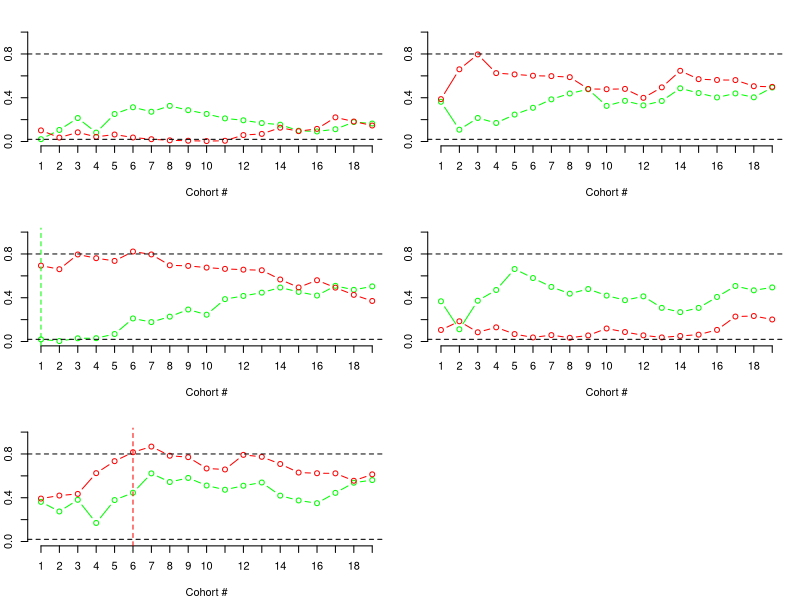

Write R code to recreate this figure.
### Settings
set.seed(26)
Nmax = 75*1
k = 4
niter = ceiling(Nmax / k)
nmcmc = 10000
nsims = 5
delta.cr = 0.20
delta.tox = 0.05
l.cr = 0.02
u.tox = 0.80

### Initialize
stopped = matrix(0, niter, nsims)
pi.e.cr = matrix(0, niter, nsims)
pi.e.tox = matrix(0, niter, nsims)


# probs = c(0.2, 0.4) # scenario 1
probs = c(0.4, 0.2) # scenario 2
pvec = double(4)

pvec[1] = probs[1] * (1 - probs[2])        # CR, ~TOX,     A1
pvec[2] = probs[1] * probs[2]              # CR, TOX,      A2
pvec[3] = (1 - probs[1]) * (1 - probs[2])  # ~CR, ~TOX,    A3
pvec[4] = (1 - probs[1]) *  probs[2]       # ~CR, TOX,     A4

for (l in 1:nsims){
    theta.s = c(2.037, 6.111, 30.555, 2.037)

    theta.e = theta.s
    theta.e = theta.e * 4 / sum(theta.e)

    eta.s.cr = rbeta(nmcmc, theta.s[1] + theta.s[2], theta.s[3] + theta.s[4])
    eta.s.tox = rbeta(nmcmc, theta.s[2] + theta.s[4], theta.s[1] + theta.s[3])

    for (i in 1:niter){
        # Sample a new cohort
        y = sample(1:k, k, replace = TRUE, prob = pvec)

        # Update theta.e
        for (j in 1:4)
            theta.e[j] = theta.e[j] + sum(y == j)

        # Sample from eta.e
        eta.e.cr = rbeta(nmcmc, theta.e[1] + theta.e[2], theta.e[3] + theta.e[4])
        eta.e.tox = rbeta(nmcmc, theta.e[2] + theta.e[4], theta.e[1] + theta.e[3])

        # Estimate pi.e.cr and pi.e.tox
        pi.e.cr[i,l] = mean(eta.e.cr > (eta.s.cr + delta.cr))
        pi.e.tox[i,l] = mean(eta.e.tox > (eta.s.tox + delta.tox))

        # Update stop vector
        if (pi.e.cr[i,l] < l.cr)
            stopped[i,l] = 1
        if (pi.e.tox[i,l] > u.tox)
            stopped[i,l] = 2
        if ((pi.e.cr[i,l] < l.cr) && (pi.e.tox[i,l] > u.tox))
            stopped[i,l] = 3
        if ((i > 1) && (stopped[i-1,l] != 0))
            stopped[i,l] = stopped[i-1,l]
        }
    }

par(mfrow = c(3,2), mar = c(4.1, 2.1, 2.1, 1.1))
for (l in 1:nsims){
    plot(pi.e.cr[,l], ylim = c(0, 1), col = 'green', type='b', axes = FALSE,
        ylab = "", xlab = "Cohort #")
    axis(2)
    axis(1, at = 1:niter)
    points(pi.e.tox[,l], col = 'red', type='b')
    abline(h = u.tox, lty = 2)
    abline(h = l.cr, lty = 2)
    if (max(stopped[,l]) != 0){
        if (max(stopped[,l]) == 1)
            col = 'green'
        if (max(stopped[,l]) == 2)
            col = 'red'
        if (max(stopped[,l]) == 3)
            col = 'blue'
        abline(v = which.max(stopped[,l]), lty = 2, col =col)
        }
    }
par(mfrow = c(1,1), mar = c(5.1, 4.1, 4.1, 2.1))

